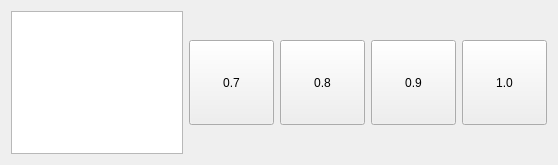
<?xml version="1.0" encoding="UTF-8"?>
<ui version="4.0">
 <class>MainWindow</class>
 <widget class="QMainWindow" name="MainWindow">
  <property name="geometry">
   <rect>
    <x>0</x>
    <y>0</y>
    <width>558</width>
    <height>165</height>
   </rect>
  </property>
  <property name="windowTitle">
   <string>GammaImpala</string>
  </property>
  <widget class="QWidget" name="centralWidget">
   <layout class="QHBoxLayout" name="horizontalLayout">
    <item>
     <widget class="QListWidget" name="listWidget"/>
    </item>
    <item>
     <widget class="QPushButton" name="pushButton">
      <property name="minimumSize">
       <size>
        <width>85</width>
        <height>85</height>
       </size>
      </property>
      <property name="maximumSize">
       <size>
        <width>85</width>
        <height>85</height>
       </size>
      </property>
      <property name="text">
       <string>0.7</string>
      </property>
     </widget>
    </item>
    <item>
     <widget class="QPushButton" name="pushButton_2">
      <property name="minimumSize">
       <size>
        <width>85</width>
        <height>85</height>
       </size>
      </property>
      <property name="maximumSize">
       <size>
        <width>85</width>
        <height>85</height>
       </size>
      </property>
      <property name="text">
       <string>0.8</string>
      </property>
     </widget>
    </item>
    <item>
     <widget class="QPushButton" name="pushButton_3">
      <property name="minimumSize">
       <size>
        <width>85</width>
        <height>85</height>
       </size>
      </property>
      <property name="maximumSize">
       <size>
        <width>85</width>
        <height>85</height>
       </size>
      </property>
      <property name="text">
       <string>0.9</string>
      </property>
     </widget>
    </item>
    <item>
     <widget class="QPushButton" name="pushButton_4">
      <property name="minimumSize">
       <size>
        <width>85</width>
        <height>85</height>
       </size>
      </property>
      <property name="maximumSize">
       <size>
        <width>85</width>
        <height>85</height>
       </size>
      </property>
      <property name="text">
       <string>1.0</string>
      </property>
     </widget>
    </item>
   </layout>
  </widget>
  <widget class="QMenuBar" name="menuBar">
   <property name="geometry">
    <rect>
     <x>0</x>
     <y>0</y>
     <width>558</width>
     <height>27</height>
    </rect>
   </property>
  </widget>
 </widget>
 <layoutdefault spacing="6" margin="11"/>
 <resources/>
 <connections/>
</ui>
